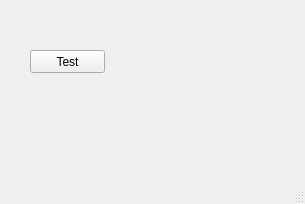
<?xml version="1.0" encoding="UTF-8"?>
<ui version="4.0">
 <class>MainWindow</class>
 <widget class="QMainWindow" name="MainWindow">
  <property name="geometry">
   <rect>
    <x>0</x>
    <y>0</y>
    <width>305</width>
    <height>204</height>
   </rect>
  </property>
  <property name="windowTitle">
   <string>MainWindow</string>
  </property>
  <widget class="QWidget" name="centralwidget">
   <widget class="QPushButton" name="pushButton">
    <property name="geometry">
     <rect>
      <x>30</x>
      <y>50</y>
      <width>75</width>
      <height>23</height>
     </rect>
    </property>
    <property name="text">
     <string>Test</string>
    </property>
   </widget>
  </widget>
  <widget class="QMenuBar" name="menubar">
   <property name="geometry">
    <rect>
     <x>0</x>
     <y>0</y>
     <width>305</width>
     <height>21</height>
    </rect>
   </property>
  </widget>
  <widget class="QStatusBar" name="statusbar"/>
 </widget>
 <resources/>
 <connections/>
</ui>
